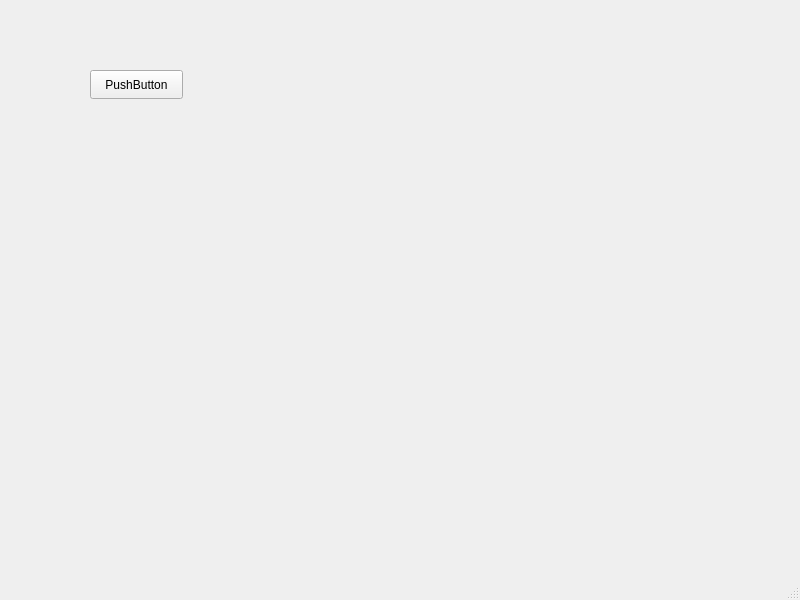
<?xml version="1.0" encoding="UTF-8"?>
<ui version="4.0">
 <class>MainWindow</class>
 <widget class="QMainWindow" name="MainWindow">
  <property name="geometry">
   <rect>
    <x>0</x>
    <y>0</y>
    <width>800</width>
    <height>600</height>
   </rect>
  </property>
  <property name="windowTitle">
   <string>MainWindow</string>
  </property>
  <widget class="QWidget" name="centralwidget">
   <widget class="QPushButton" name="pushButton">
    <property name="geometry">
     <rect>
      <x>90</x>
      <y>70</y>
      <width>93</width>
      <height>29</height>
     </rect>
    </property>
    <property name="text">
     <string>PushButton</string>
    </property>
   </widget>
  </widget>
  <widget class="QMenuBar" name="menubar">
   <property name="geometry">
    <rect>
     <x>0</x>
     <y>0</y>
     <width>800</width>
     <height>26</height>
    </rect>
   </property>
  </widget>
  <widget class="QStatusBar" name="statusbar"/>
 </widget>
 <resources/>
 <connections/>
</ui>
